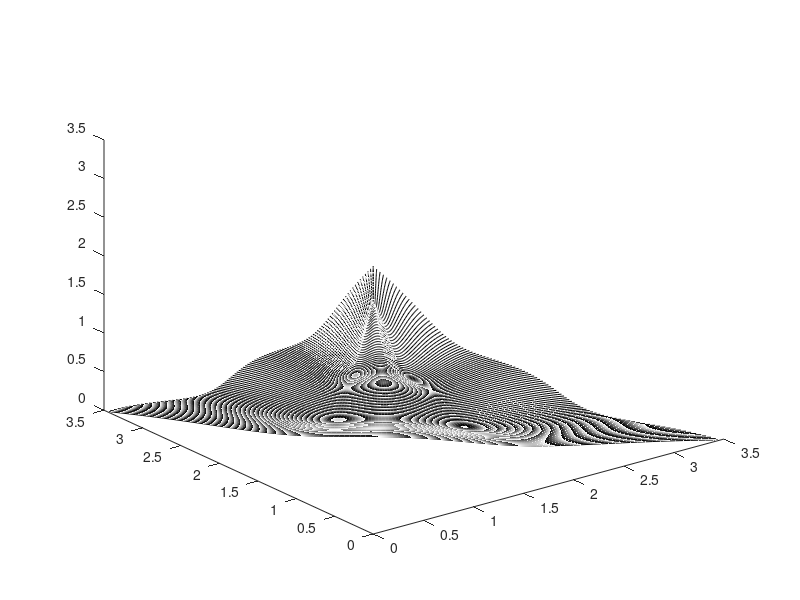

Write the MATLAB code that produced this figure. (Note: this script raises an error after producing the figure.)
x=[0:0.01:1];
y=[0:0.01:1];
[u,v]=meshgrid(x,y);
A=4;
B=1;
S=-1;
m1 = 5+10.*(u-0.5).^2+ cos(A.*u.^B.*pi)./(A.*2.^S);
m2 = 5+10.*(v-0.5).^2+ cos(A.*v.^B.*pi)./(A.*2.^S);
ma=(m1.*m2)./2;
m = log(ma);
%m=m1
f1=m.*u.*v;
f2=m.*u.*(1-v);
f3=m.*(1-u);
plot3(f1,f2,f3,'k');
hold on
A = load('C:\Users\lurso\Desktop\exp\ExpPoF\RVEA+WD\PMOP1-3\0.txt');
f1=A(:,1);
f2=A(:,2);
f3=A(:,3);
plot3(f1,f2,f3,'bo');
hold on;
xlabel('f1');
ylabel('f2');
zlabel('f3');
view([132 22]);